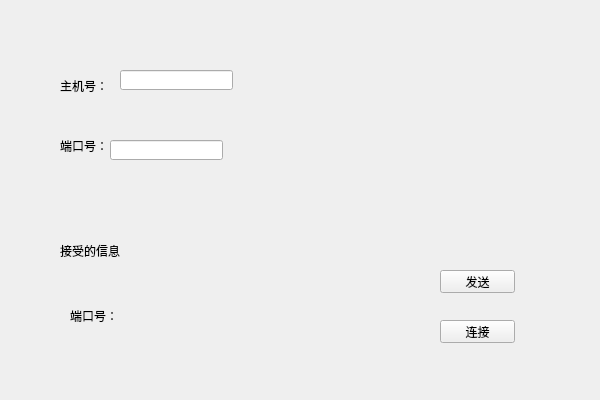
<?xml version="1.0" encoding="UTF-8"?>
<ui version="4.0">
 <class>tcp_clientClass</class>
 <widget class="QWidget" name="tcp_clientClass">
  <property name="geometry">
   <rect>
    <x>0</x>
    <y>0</y>
    <width>600</width>
    <height>400</height>
   </rect>
  </property>
  <property name="windowTitle">
   <string>tcp_client</string>
  </property>
  <widget class="QLabel" name="label">
   <property name="geometry">
    <rect>
     <x>60</x>
     <y>70</y>
     <width>61</width>
     <height>31</height>
    </rect>
   </property>
   <property name="text">
    <string>主机号：</string>
   </property>
  </widget>
  <widget class="QLabel" name="label_2">
   <property name="geometry">
    <rect>
     <x>60</x>
     <y>130</y>
     <width>61</width>
     <height>31</height>
    </rect>
   </property>
   <property name="text">
    <string>端口号：</string>
   </property>
  </widget>
  <widget class="QLineEdit" name="m_hostLineEdit">
   <property name="geometry">
    <rect>
     <x>120</x>
     <y>70</y>
     <width>113</width>
     <height>20</height>
    </rect>
   </property>
  </widget>
  <widget class="QLineEdit" name="m_portLineEdit">
   <property name="geometry">
    <rect>
     <x>110</x>
     <y>140</y>
     <width>113</width>
     <height>20</height>
    </rect>
   </property>
  </widget>
  <widget class="QLabel" name="messageLabel">
   <property name="geometry">
    <rect>
     <x>60</x>
     <y>200</y>
     <width>171</width>
     <height>101</height>
    </rect>
   </property>
   <property name="text">
    <string>接受的信息</string>
   </property>
  </widget>
  <widget class="QPushButton" name="m_BtnConnect">
   <property name="geometry">
    <rect>
     <x>440</x>
     <y>320</y>
     <width>75</width>
     <height>23</height>
    </rect>
   </property>
   <property name="text">
    <string>连接</string>
   </property>
  </widget>
  <widget class="QPushButton" name="m_Send">
   <property name="geometry">
    <rect>
     <x>440</x>
     <y>270</y>
     <width>75</width>
     <height>23</height>
    </rect>
   </property>
   <property name="text">
    <string>发送</string>
   </property>
  </widget>
  <widget class="QLabel" name="m_label">
   <property name="geometry">
    <rect>
     <x>70</x>
     <y>300</y>
     <width>61</width>
     <height>31</height>
    </rect>
   </property>
   <property name="text">
    <string>端口号：</string>
   </property>
  </widget>
 </widget>
 <layoutdefault spacing="6" margin="11"/>
 <resources>
  <include location="tcp_client.qrc"/>
 </resources>
 <connections>
  <connection>
   <sender>m_BtnConnect</sender>
   <signal>clicked()</signal>
   <receiver>tcp_clientClass</receiver>
   <slot>on_ConnectButton_clicked()</slot>
   <hints>
    <hint type="sourcelabel">
     <x>465</x>
     <y>331</y>
    </hint>
    <hint type="destinationlabel">
     <x>389</x>
     <y>275</y>
    </hint>
   </hints>
  </connection>
  <connection>
   <sender>m_Send</sender>
   <signal>clicked()</signal>
   <receiver>tcp_clientClass</receiver>
   <slot>sendMessage()</slot>
   <hints>
    <hint type="sourcelabel">
     <x>491</x>
     <y>286</y>
    </hint>
    <hint type="destinationlabel">
     <x>530</x>
     <y>217</y>
    </hint>
   </hints>
  </connection>
 </connections>
 <slots>
  <slot>on_ConnectButton_clicked()</slot>
  <slot>sendMessage()</slot>
 </slots>
</ui>
